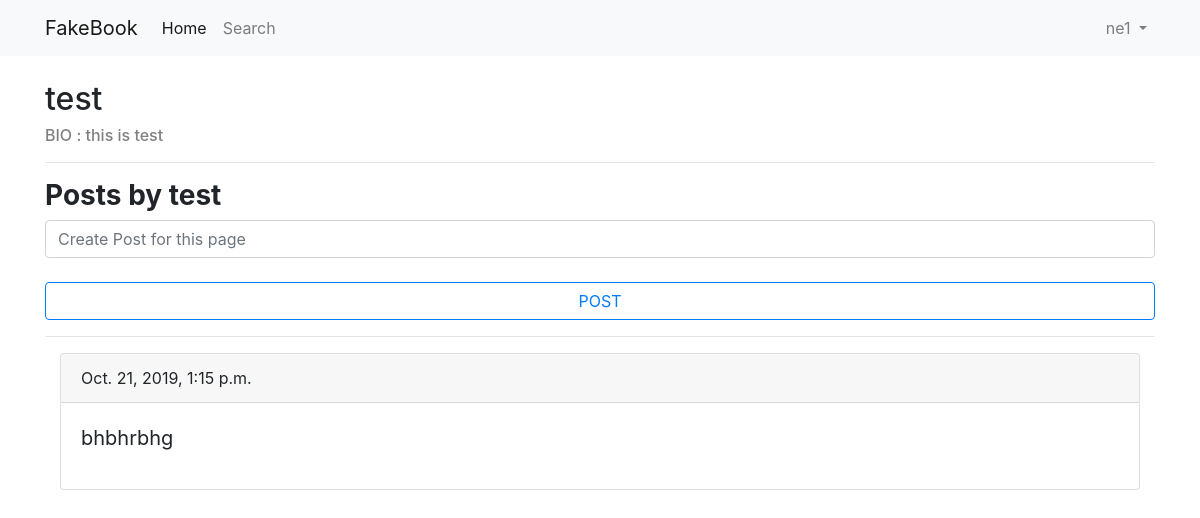
The page /pages/test (signed in) on the database its author committed.
### core/models.py (models this page shows, shortened)
class Pages(models.Model):
    page_name= models.CharField(max_length=30, unique=True)
    page_des=models.CharField(max_length=100)
    page_admin=models.CharField(max_length=30)

class PagePosts(models.Model):
    page_name=models.CharField(max_length=30)
    post_content=models.TextField()
    postTime=models.DateTimeField()

### core/views.py (the view, shortened to what this page needs)
# urls.py: path('pages/<name>',views.listpages,name='pages'),
def listpages(request,name):
    if name=="show":
        allpages=Pages.objects.filter().order_by('page_name')
        return render(request,'pages/listpages.html',{'allpages':allpages})
    else:
        s=request.POST.__contains__('postcontent')
        print(s)
        page=Pages.objects.filter(page_name=name)
        allposts=PagePosts.objects.filter(page_name=name).order_by('-postTime')
        print(allposts.count())
        return render(request,'pages/pagelayout.html',{'page':page,'pagename':name,'allposts':allposts})

### social_site/templates/pages/pagelayout.html (shortened to what this page needs)
{% extends "../registration/base.html" %}
{% block content %}
    {% for p in page %}
    <h2>{{p.page_name}}</h2>
    <h6 style="color:gray"> BIO : {{p.page_des}}</h6>
    {% endfor %}
        <hr class="wide">
        <h3><b>Posts by {{pagename}}</b></h3>
        <div class="form-group">
            <form action="{% url 'pages' pagename %}" method="POST">
            <input type="text" class="form-control" placeholder="Create Post for this page" name="postcontent">
            <br>
            <input type="submit" class="btn btn-outline-primary btn-block" value="POST">
            </form>
        </div>
        <hr class="wide">
        <div class="container-fluid">
        {%for page_post in allposts %}
            <div class="card">
                <div class="card-header">
                 {{page_post.postTime}}
                </div>
                <div class="card-body">
                  <blockquote class="blockquote mb-0">
                    <p>{{page_post.post_content}}
                  </blockquote>
                </div>
            </div>
            <br>
        {% endfor %}
        </div>
        </div>
{% endblock %}

### social_site/templates/registration/base.html (shortened to what this page needs)
<!doctype html>
<html lang="en">
  <head>
    <link rel="stylesheet" href="https://stackpath.bootstrapcdn.com/bootstrap/4.3.1/css/bootstrap.min.css">
  </head>
  <body>
<nav class="navbar navbar-expand-lg navbar-light bg-light mb-4">
<div class="container">
  <a class="navbar-brand" href="">FakeBook</a>
  <div class="collapse navbar-collapse" id="navbarSupportedContent">
    <ul class="navbar-nav mr-auto">
      <li class="nav-item active">
        <a class="nav-link" href="{% url 'home' %}">Home <span class="sr-only">(current)</span></a>
      </li>
      <li class="nav-item">
        <a class="nav-link" href="{% url 'search' %}">Search</a>
      </li>
    </ul>
    {% if user.is_authenticated %}
       <ul class="navbar-nav">
        <li class="nav-item dropdown">
        <a class="nav-link dropdown-toggle" href="#" id="navbarDropdown" role="button" data-toggle="dropdown" aria-haspopup="true" aria-expanded="false">
          {{ user.username }}
        </a>
      </li>
    </ul>
    {% else %}
      <form class="form-inline my-2 my-lg-0">
        <a href = "{% url 'login' %}" class="btn btn-outline-success my-2 my-sm-0">Login</a>
      </form>
     {% endif %}
  </div>
  </div>
</nav>
  <div class="container">
    {% block content %}
    {% endblock %}
  </body>
</html>

### rows shown on the page
Pages: page_name "test", page_des "this is test"
PagePosts: postTime "Oct. 21, 2019, 1:15 p.m.", post_content "bhbhrbhg"

### other values the page prints
{{ user.username }} "ne1"
{{ pagename }} "test"
